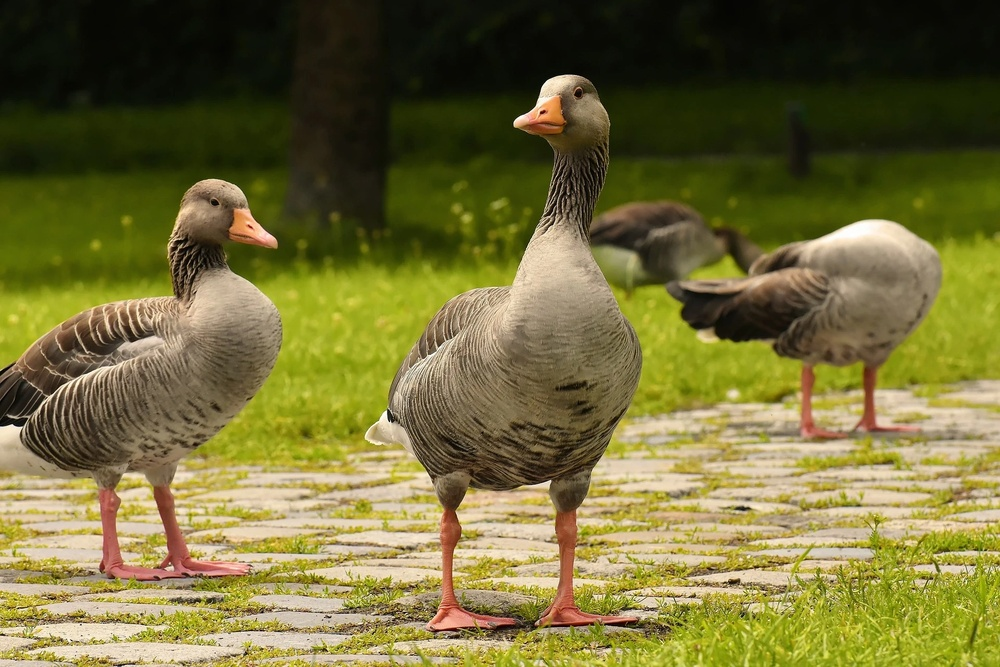
#> input picture Study_Py_OpenCV/src/geese.jpg, 1000 x 667 px, shrunk from 1920 x 1280 before the run, found by its file name
$ python Study_Py_OpenCV_06_Binary_Blur.py
#> lines starting #> are read from the running program, lines starting #| are printed output that depends on the picture; after the words box and inside, x2 and y2 are one past the last pixel; in counts of white or black regions, pixels touching at a corner belong together
import cv2

src = cv2.imread("Study_Py_OpenCV/src/geese.jpg", cv2.IMREAD_COLOR)
#> src is the input picture: shape (667, 1000, 3); mean B, G, R 56.8, 109.5, 115.7

gray = cv2.cvtColor(src,  cv2.COLOR_BGR2GRAY)
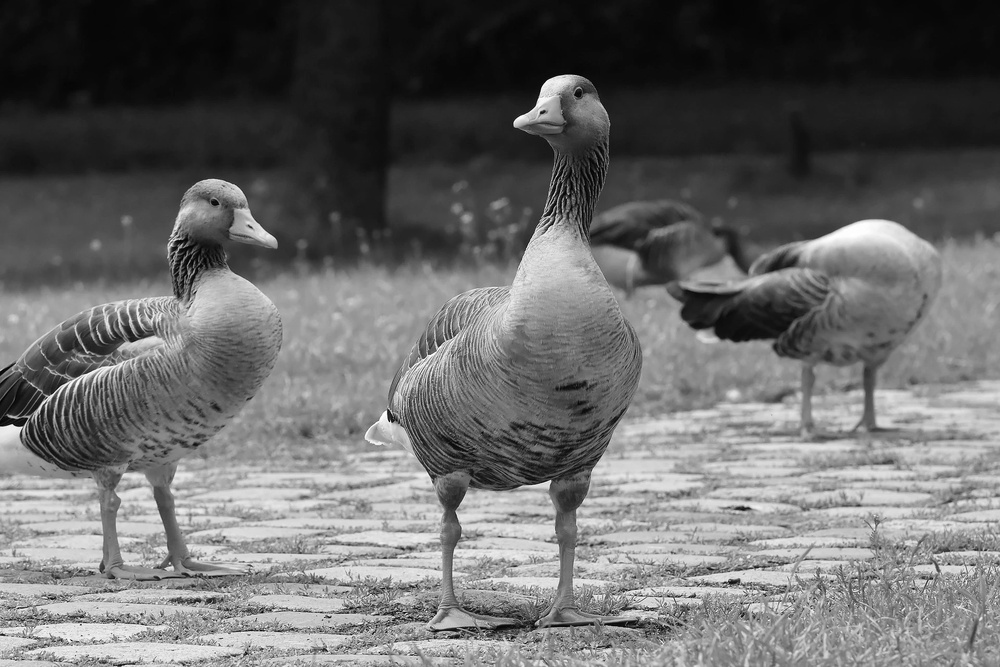
#> gray: shape (667, 1000); min 1, max 255, mean 105.3
# retval, dst = cv2.threshold(src, thresh,masxval, type)은 입력 이미지(src)를
# 입곗값 형식(type)에 따라 임곗값(thresh)과 최댓값(maxval)을 활용하여 설정 임곗값(retval)과 결과 이미지(dst) 반환
ret, dst = cv2.threshold(gray, 100, 255, cv2.THRESH_BINARY)
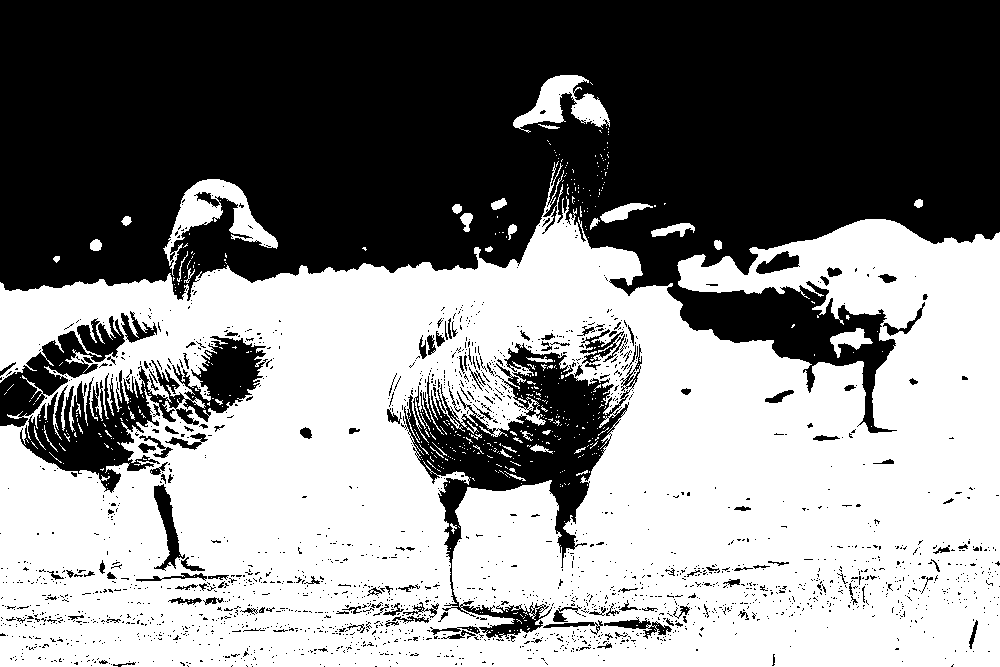
#> dst: shape (667, 1000); 52.4% white; 2028 black regions (1878 under 20 px), largest, box (x1, y1, x2, y2) and area: (0, 0, 1000, 433) 263711, (401, 343, 642, 639) 19966, (20, 336, 268, 493) 12223
# 입력 이미지는 단일 채널 이미지(그레이스케일)을 입력해 사용합니다.
# 임곗값 형식은 임곗값을 초과한 값은 최댓값으로 변경하고 임곗값 이하의 값은 0으로 바꾸는 등의 연산을 적용합니다
# 설정 임곗값은 일반적으로 임곗값과 동일하지만, 임곗값을 대신 계산해주는 알고리즘인 Otsu나 Triangle를 사용한다면, 해당 알고리즘에서 계산해준 임곗값을 알 수 있습니다.
# 예제에서는 임곗값을 100, 최댓값을 255, 임곗값 형식을 cv2.THRESH_BINARY로 사용하였으므로, 픽셀의 값이 100을 초과하는 경우에는 255의 값으로 변경되며, 100 이하의 값은 0으로 변경됩니다.
# 수식으로 표현한다면 dst = ( src > thresh ) ? maxval : 0 으로 표현할 수 있습니다.
# Tip : 다중 채널 이미지를 입력 이미지로 사용하였을 때, 각 채널마다 이미지를 분리해 이진화 연산을 적용합니다.

cv2.imshow("binary", dst)
cv2.waitKey()
cv2.destroyAllWindows()

# 흐림 효과(Blur)는 블러링(Blurring) 또는 스무딩(Smoothing)이라 불리며, 노이즈를 줄이거나 외부 영향을 최소화하는 데 사용됩니다.
# 흐림 효과는 영상이나 이미지를 번지게 하며, 해당 픽셀의 주변 값들과 비교하고 계산해서 픽셀들의 색상을 재조정합니다.
# 단순히 이미지를 흐리게 만드는 것뿐만 아니라 노이즈를 제거해서 연산 시 계산을 빠르고 정확하게 수행하는 데 도움을 줍니다.
# 또한, 이미지의 해상도를 변경하는 경우에도 사용되는데 이미지의 크기를 변경하면 존재하지 않는 데이터를 생성하거나 존재하는 데이터를 줄여야 하므로 샘플링된 이미지를 재구성할 때 사용됩니다.

# 단순 흐림 효과 함수(cv2.blur)로 입력 이미지에 흐림 효과를 적용할 수 있습니다.
# 단순 흐림 효과는 각 픽셀에 대해 커널을 적용해 모든 픽셀의 단순 평균을 구하는 연산입니다.
# dst = cv2.blur(src, ksize, anchor, borderType)는 입력 이미지(src)를 커널 크기(ksize), 고정점(anchor), 테두리 외삽법(borderType)으로 흐림 효과를 적용한 결과 이미지(dst)를 반환합니다.
dst = cv2.blur(src, (9,9), anchor=(-1, -1), borderType = cv2.BORDER_DEFAULT)
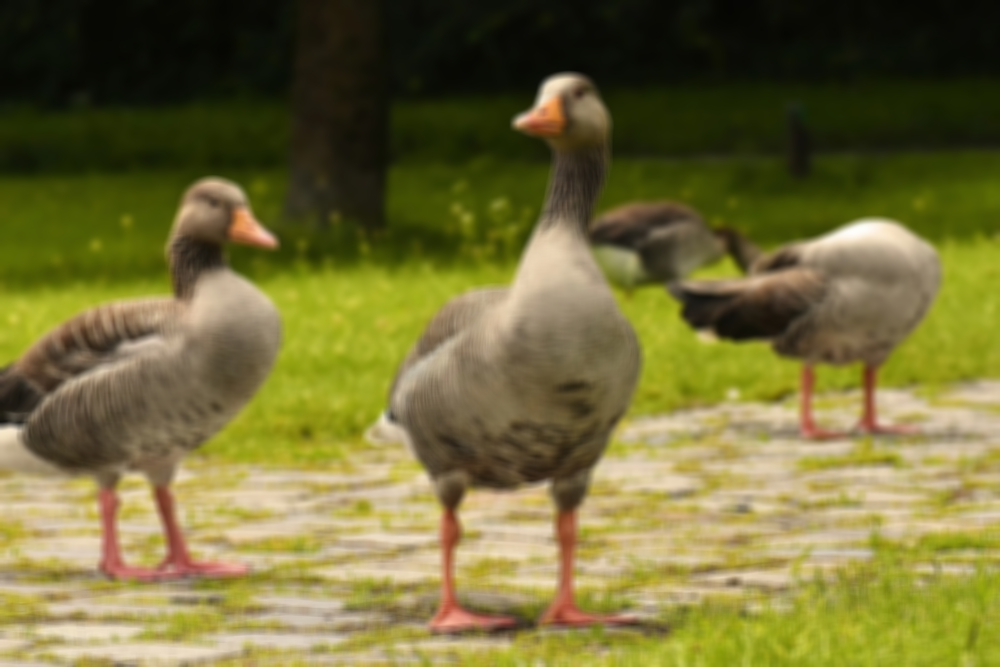
#> dst: shape (667, 1000, 3); mean B, G, R 56.8, 109.5, 115.7
# dst2 = cv2.blur(src, (9,9), anchor=(-1, -1), borderType = cv2.BORDER_ISOLATED)
# 커널(kernel)은 이미지에서 (x, y)의 픽셀과 해당 픽셀 주변을 포함한 작은 크기의 공간을 의미합니다.
# 이 영역 각각의 특정한 수식이나 함수 등을 적용해 새로운 이미지를 얻는 알고리즘에서 사용됩니다.
# 커널은 영역의 형태와 요소가 결합되는 방식을 정의하는 템플릿을 의미하기도 하며, 신호 처리 분야에서는 커널을 필터(filter)라고도 합니다.
# 위 이미지의 파란색 사각형 내부가 커널이 되며, 파란색 사각형 크기가 3 x 3이므로, 커널의 크기는 3 x 3이 됩니다

# 고정점(Anchor Point)은 커널을 통해 컨벌루션된 값을 할당한 지점입니다.
# 여기서 컨벌루션(Convolution)이란 새로운 픽셀을 만들어 내기 위해 커널 크기의 화소 값을 이용해 어떤 시스템을 통과해 계산하는 것을 의미합니다.
# 커널 내에서 고정점은 하나의 지점만을 가지며, 이미지와 어떻게 정렬되는지를 나타냅니다.
# 위 이미지의 빨간색 부분이 고정점이 되며, 빨간색 사각형의 위치는 파란색 사각형을 기준으로 (1, 1)에 위치합니다.

# 테두리 외삽법(Border Extrapolation)은 컨벌루션을 적용할 때, 이미지 가장자리 부분의 처리 방식을 의미합니다.
# 컨벌루션을 적용하면 이미지 가장자리 부분은 계산이 불가능한 데, 이 문제를 해결하기 위해 테두리의 이미지 바깥쪽에 가상의 픽셀을 만들어 처리합니다.
# 가상 픽셀의 값을 0으로 처리하거나, 임의의 값을 할당하거나, 커널이 연산할 수 있는 부분부터 연산을 수행하기도 합니다.
# 예를 들어 cv2.BORDER_DEFAULT는 gfedcb | abcdefgh | gfedcba의 형태로 외삽을 진행하는데 abcdefgh는 픽셀의 값을 의미합니다.
# 즉 테두리 부분이 a라면 테두리 밖의 부분은 이미지를 반사하듯이 표현되어, gfedcb나 gfedcba의 형태로 할당됩니다.
# 위 이미지의 굵은 선 바깥 부분에 대해 테두리 외삽법이 적용됩니다.

cv2.imshow("blur", dst)
# cv2.imshow("isolated", dst2)
cv2.waitKey()
cv2.destroyAllWindows()
